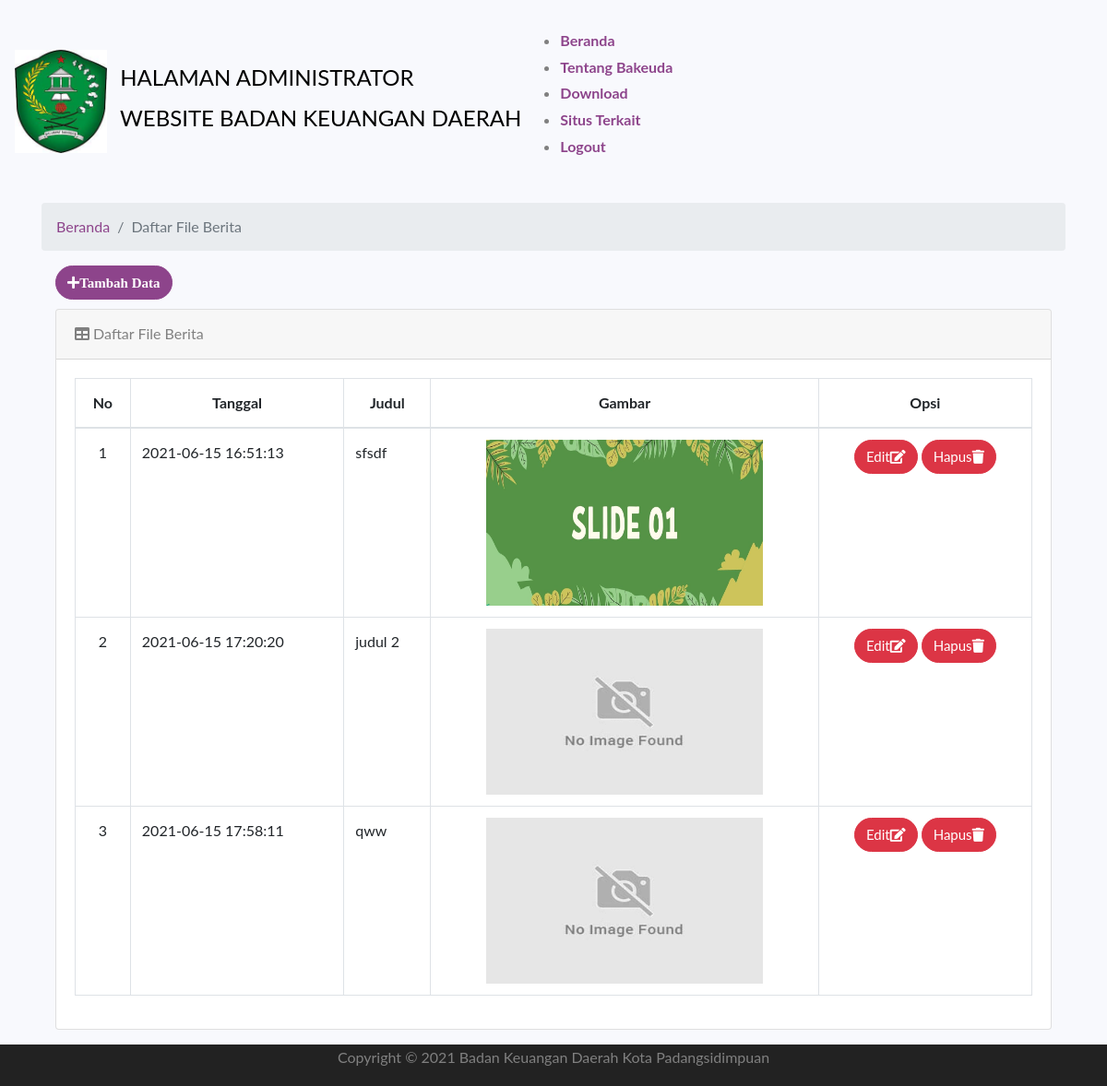
The page /index.php/administrator/berita on the database its author committed.
### tables this page shows
CREATE TABLE `tbl_berita` (
  `id_berita` int(128) NOT NULL,
  `judul` varchar(250) NOT NULL,
  `isi` longtext NOT NULL,
  `nama_berkas` varchar(250) NOT NULL,
  `tanggal` datetime NOT NULL DEFAULT current_timestamp()
);

### application/controllers/Administrator.php (called while the page is built, shortened)
<?php
class Administrator extends CI_Controller {
	public function __construct()
	{
		$this->load->helper('url');
		$this->load->helper('form');
		$this->load->library('form_validation');
		$this->load->model('model_login');
		$this->load->model('model_download');
		$this->load->model('model_informasi');
		$this->load->model('model_situsterkait');
		$this->load->model('model_bangunanbakeuda');
		$this->load->model('model_profil');
		$this->load->model('model_galeri');
		$this->load->model('model_slidegambarutama');
		$this->load->model('model_tentangbakeuda');
		$this->load->model('model_video');
		$this->load->model('model_berita');
		$this->load->library('session');
	}
	public function berita()
	{
        $data['content'] = $this->model_berita->Tampilberita();
		$this->load->view('administrator/berita',$data);
	}
}

### index.php (called while the page is built, shortened)
<?php
require_once BASEPATH.'core/CodeIgniter.php';

### application/models/Model_berita.php (called while the page is built, shortened)
<?php if ( ! defined('BASEPATH')) exit('No direct script access allowed');
class Model_berita extends CI_Model {
	function Tampilberita()
    {
		$this->db->order_by('tanggal');
        return $this->db->from('tbl_berita')
			->get();
    }
}

### application/views/administrator/berita.php (the view, shortened to what this page needs)
<BR>
    <section id_berita="services" class="services">
      <div class="container">
      <ol class="breadcrumb" >
        <li class="breadcrumb-item">
          <a href="<?php echo base_url('administrator/home')?>">Beranda</a>
        </li>
        <li class="breadcrumb-item active">Daftar File Berita</li>
      </ol>
      <div class="container">
      <a href="<?php echo base_url('administrator/beritaadd')?>" class="btn btn-primary" style="margin-bottom: 10px;"><i class="fa fa-plus">Tambah Data</a></i>
  <div class="card mb-3">
        <div class="card-header">
          <i class="fa fa-table"></i> Daftar File Berita</div>
        <div class="card-body">
          <div class="table-responsive">
          <table class="table table-bordered" id="example" width="100%" cellspacing="0">
              <thead>
                <tr class="text-center">
                  <th>No</th>
                  <th>Tanggal</th>
                  <th>Judul</th>
                  <th>Gambar</th>
                  <th>Opsi</th>
                </tr>
              </thead>
            <tbody  class="text-center">
                <tr>
                <?php
                  $i = 1;
                  foreach ($content->result() as $data) : ?>
                  <td><?= $i ?></td>
                  <td align="left"><?= $data->tanggal ?></td>
                  <td align="left"><?= $data->judul ?></td>
                  <td align="center"><img width="300" height="180" src="<?php echo base_url(); ?>uploads/<?php echo $data->nama_berkas; ?>"/></td>
                  <td>
                    <a href="<?php echo base_url()?>administrator/action_beritaedit/<?php echo $data->id_berita; ?>" class="btn btn-danger">Edit<i class="fa fa-edit"></i></a>
                    <a href="<?php echo base_url()?>administrator/action_deleteberita/<?php echo $data->id_berita; ?>" onclick="return confirm('Apakah anda yakin?');" class="btn btn-danger">Hapus<i class="fa fa-trash"></i></a>
                  </td>
                </tr>
                    <?php
                      $i++;
                    endforeach;
                  ?>
              </tbody>
            </table>
          </div>
        </div>
      </div>
    </div>
  </div>

### rows shown on the page
tbl_berita: tanggal "2021-06-15 16:51:13", judul "sfsdf", nama_berkas (picture)
tbl_berita: tanggal "2021-06-15 17:20:20", judul "judul 2", nama_berkas (placeholder picture)
tbl_berita: tanggal "2021-06-15 17:58:11", judul "qww", nama_berkas (placeholder picture)
